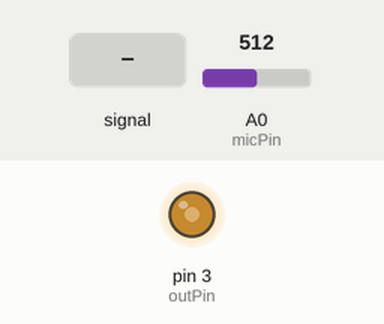
Recording of a sketch running on a simulated Arduino Uno, built with avr-gcc and run on an emulated ATmega328P. Parts: output pins drawn as LEDs (lit = HIGH). Dashed ring = blinking. The inputs (shaded band) are chosen by the test bench; at power-on: A0 (micPin) = 512.

Above: at 1.2 s.
1.3 s: A0 (micPin) fed a 200 Hz sine of ±81 counts around its level
At 2.5 s:
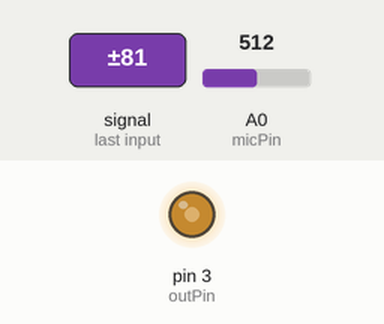
2.8 s: A0 (micPin) set to 490
At 3.5 s:
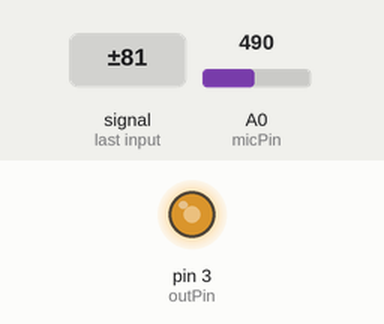
4.3 s: A0 (micPin) fed a 2 Hz sine of ±306 counts around its level
At 4.89 s:
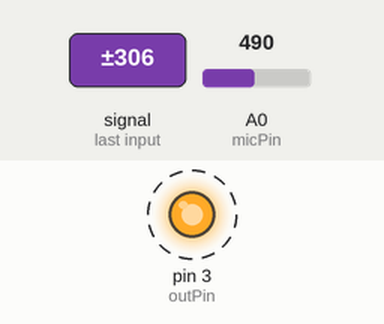
7.3 s: A0 (micPin) set to 306
At 7.3 s:
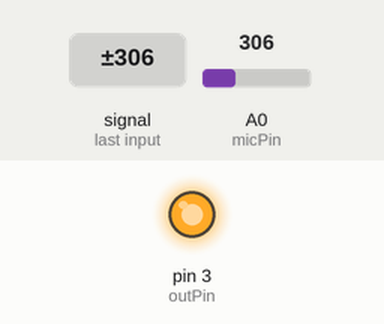
8.8 s: A0 (micPin) set to 716
At 10.2 s:
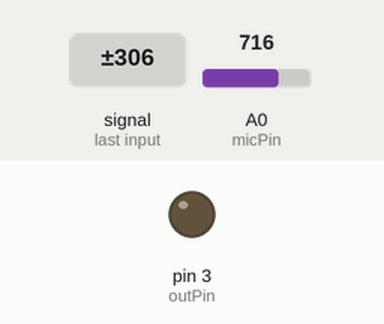
Timing chart, 0 to 11.3 s (numbered marks = the images above; inputs shaded):
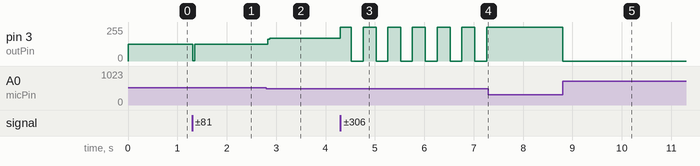

Measured:
- after the input at 1.3 s, pin 3 (outPin): 127/255 → 126/255 at once
- after the input at 2.8 s, pin 3 (outPin): 126/255 → 171/255 at once
- after the input at 4.3 s, pin 3 (outPin): alternates 255/255 for 0.26 s and 0/255 for 0.24 s, starting at once
- after the input at 7.3 s, pin 3 (outPin): stops changing and stays 255/255
- after the input at 8.8 s, pin 3 (outPin): 255/255 → 0/255 at once

The sketch:

lanrs1_jan22a.ino
```cpp
const int micPin = A0;
const int outPin = 3;

float gain = 2;
int bias = 512;

void setup() {
  ADCSRA &= ~(bit(ADPS0) | bit(ADPS1) | bit(ADPS2));
  ADCSRA |= (bit(ADPS2));

  pinMode(outPin, OUTPUT);
  TCCR2A = _BV(COM2B1) | _BV(WGM21) | _BV(WGM20);
  TCCR2B = _BV(CS20);

  long sum = 0;
  for(int i = 0; i < 500; i++) sum += analogRead(micPin);
  bias = sum / 500;
}

void loop() {
  int val = analogRead(micPin);

  float amplitude = (float)(val - bias);

  float invertedAmplitude = amplitude * (-gain);
  int outVal = (int)(127 + invertedAmplitude);

  if (outVal > 255) outVal = 255;
  if (outVal < 0) outVal = 0;

  OCR2B = outVal;
}
```
